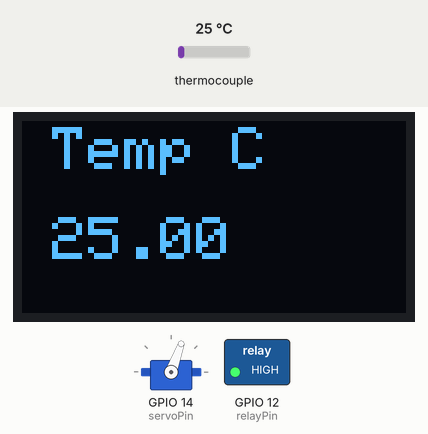
Recording of a sketch running on a simulated ESP32. On the bench: 128×64 one-colour display, servo, switched loads named in the sketch (green lamp = pin HIGH). The test bench sets the inputs (shaded band); at power-on: thermocouple 25 °C. WiFi joins after 1.5 s; servers stay silent unless stated; what the sketch prints to the serial monitor is not drawn.

Above: at 4.2 s.
4.3 s: thermocouple set to 116 °C
10.3 s: thermocouple set to 125 °C
At 14.7 s:
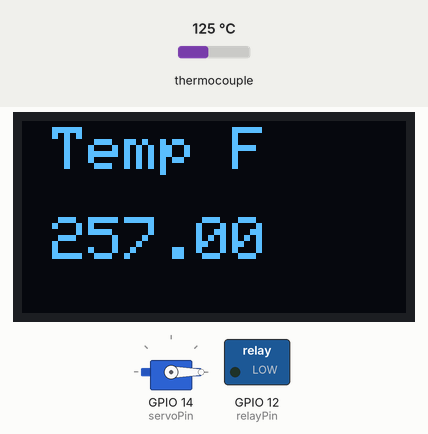
16.3 s: thermocouple set to 103 °C
At 21.0 s:
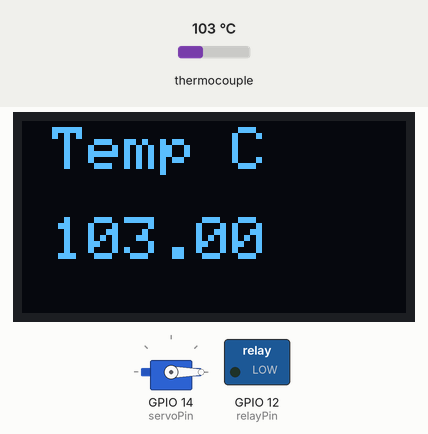
21.4 s: thermocouple set to 95 °C
At 24.7 s:
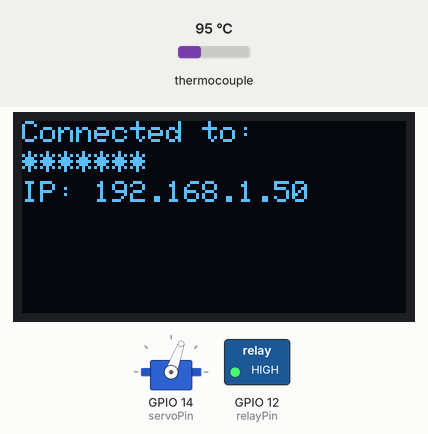
Timing chart, 0 to 26.2 s (numbered marks = the images above; inputs shaded):
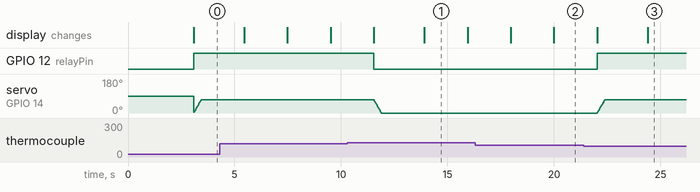

Measured:
- the behaviour switches between 120 and 121 °C on thermocouple (found by bisection; images 0 and 1)
- the behaviour switches between 101 and 100 °C on thermocouple (found by bisection; images 2 and 3)
- after the input at 10.3 s, GPIO 12 (relayPin): HIGH → LOW after 1.2 s; servo on GPIO 14 (servoPin): moves from 70° to 0° over 0.34 s, starting after 1.3 s
- after the input at 21.4 s, GPIO 12 (relayPin): LOW → HIGH after 0.63 s; servo on GPIO 14 (servoPin): moves from 0° to 70° over 0.34 s, starting after 0.64 s
- what the display in image 1 shows lasts 2.0 s, from 13.9 s to 15.9 s

The sketch:

smokerBellows.ino
```cpp
#include <Wire.h>
#include <max6675.h>
#include <WiFi.h>
#include <ESP32Servo.h>
#include <Adafruit_GFX.h>
#include <Adafruit_SSD1306.h>

// Declarations for functions defined in web_server.ino
void setupWebServer();
void loopWebServer();

extern double celsius;
extern unsigned long elapsedTime;

// OLED display settings
#define SCREEN_WIDTH 128
#define SCREEN_HEIGHT 64
#define OLED_RESET -1
#define SCREEN_ADDRESS 0x3C

#define DISPLAY_TIME 1000  // Common display duration for all modes

unsigned long previousDisplayTime = 0;
unsigned long displayDuration = DISPLAY_TIME;
int displayMode = 0; // 0: Time, 1: Celsius, 2: Fahrenheit, 3: WiFi Info
unsigned long previousWiFiCheckTime = 0;
#define WIFI_RECONNECT_INTERVAL 10000 // 10 seconds

Adafruit_SSD1306 display(SCREEN_WIDTH, SCREEN_HEIGHT, &Wire, OLED_RESET);

Servo myservo;

int pos = 0;
int servoPin = 14;
const int thermoDO = 19;
const int thermoCS = 23;
const int thermoCLK = 5;
int relayPin = 12;

MAX6675 thermocouple(thermoCLK, thermoCS, thermoDO);

bool relayOn = false;

// Multiple SSIDs and passwords. I use multiple SSID's so i can test the system on my home wifi and then use my phone as a hotspot when using the smoker.
const char* ssids[] = {"*******", "********"};
const char* passwords[] = {"******", "*******"};
const int numNetworks = sizeof(ssids) / sizeof(ssids[0]);

double celsius = 0;
unsigned long startTime;
unsigned long elapsedTime = 0;

void setup() {
  Serial.begin(9600);

  if (!display.begin(SSD1306_SWITCHCAPVCC, SCREEN_ADDRESS)) {
    Serial.println(F("SSD1306 allocation failed"));
    for (;;);
  }

  connectToWiFi();

  delay(1000);
  pinMode(relayPin, OUTPUT);

  ESP32PWM::allocateTimer(0);
  ESP32PWM::allocateTimer(1);
  ESP32PWM::allocateTimer(2);
  ESP32PWM::allocateTimer(3);
  myservo.setPeriodHertz(50); // Set servo frequency
  myservo.attach(servoPin, 1000, 2400); // Attach servo with min and max pulse widths

  startTime = millis(); // initialize the start time

  setupWebServer();
}

void loop() {
  unsigned long currentMillis = millis();
  elapsedTime = currentMillis - startTime;

  // Reconnect to WiFi if disconnected
  if (WiFi.status() != WL_CONNECTED && currentMillis - previousWiFiCheckTime >= WIFI_RECONNECT_INTERVAL) {
    Serial.println("WiFi disconnected. Attempting reconnection...");
    previousWiFiCheckTime = currentMillis;
    connectToWiFi();
  }

  if (currentMillis - previousDisplayTime >= displayDuration) {
    previousDisplayTime = currentMillis;
    displayMode = (displayMode + 1) % 4; // Cycle through modes: 0 -> 1 -> 2 -> 3 -> 0

    switch (displayMode) {
      case 0:
        displayDuration = DISPLAY_TIME;
        displayTime();
        break;
      case 1:
        displayDuration = DISPLAY_TIME;
        displayCelsius();
        break;
      case 2:
        displayDuration = DISPLAY_TIME;
        displayFahrenheit();
        break;
      case 3:
        displayDuration = DISPLAY_TIME;
        displayWiFiInfo();
        break;
    }
  }

  controlRelayAndServo();
  loopWebServer();
  delay(2000);
}

void displayTime() {
  display.clearDisplay();
  display.setTextSize(3);
  display.setTextColor(SSD1306_WHITE);
  display.setCursor(10, 2);
  display.print("Timer");

  // Calculate hours, minutes, and seconds
  unsigned long hours = elapsedTime / (60 * 60 * 1000);
  unsigned long minutes = (elapsedTime / (60 * 1000)) % 60;

  // Print hours, minutes, and seconds
  display.setCursor(10, 32);
  if (hours < 10) {
    display.print("0");
  }
  display.print(hours);
  display.print(":");
  if (minutes < 10) {
    display.print("0");
  }
  display.print(minutes);

  display.display();
}

void displayCelsius() {
  celsius = thermocouple.readCelsius();
  if (!isnan(celsius)) {
    Serial.print("Celsius: ");
    Serial.println(celsius);

    display.clearDisplay();
    display.setTextSize(2);
    display.setTextColor(SSD1306_WHITE);
    display.setCursor(10, 2);
    display.print("Temp C");
    display.setCursor(10, 32);
    display.print(celsius);

    display.display();
  } else {
    Serial.println("Error reading temperature. Check wiring and sensor.");
  }
}

void displayFahrenheit() {
  double fahrenheit = celsius * 9.0 / 5.0 + 32.0;
  if (!isnan(fahrenheit)) {
    Serial.print("Fahrenheit: ");
    Serial.println(fahrenheit);

    display.clearDisplay();
    display.setTextSize(2);
    display.setTextColor(SSD1306_WHITE);
    display.setCursor(10, 2);
    display.print("Temp F");
    display.setCursor(10, 32);
    display.print(fahrenheit);

    display.display();
  } else {
    Serial.println("Error reading temperature. Check wiring and sensor.");
  }
}

void displayWiFiInfo() {
  display.clearDisplay();
  display.setTextSize(1);
  display.setTextColor(SSD1306_WHITE);
  display.setCursor(0, 0);

  if (WiFi.status() == WL_CONNECTED) {
    display.print("Connected to: ");
    display.setCursor(0, 10);
    display.print(WiFi.SSID());
    display.setCursor(0, 20);
    display.print("IP: ");
    display.print(WiFi.localIP());
  } else {
    display.print("Not connected to WiFi");
  }

  display.display();
}

void connectToWiFi() {
  Serial.println("Connecting to WiFi");

  for (int i = 0; i < numNetworks; i++) {
    WiFi.begin(ssids[i], passwords[i]);

    int attempts = 0;
    while (WiFi.status() != WL_CONNECTED && attempts < 20) {
      delay(1000);
      Serial.println(String("Connecting to ") + ssids[i] + "...");
      attempts++;
    }

    if (WiFi.status() == WL_CONNECTED) {
      Serial.println(String("Connected to ") + ssids[i]);
      Serial.print("Local IP address: ");
      Serial.println(WiFi.localIP());
      return; // Exit the function once connected
    } else {
      Serial.println(String("Failed to connect to ") + ssids[i]);
    }
  }

  Serial.println("Failed to connect to any Wi-Fi network. Check credentials and try again.");
}

void controlRelayAndServo() {
  celsius = thermocouple.readCelsius();
  if (!isnan(celsius)) {
    if (celsius <= 100 && !relayOn) {
      digitalWrite(relayPin, HIGH);
      relayOn = true;

      // Move servo to 70 degrees
      for (pos = 0; pos <= 70; pos += 1) {
        myservo.write(pos);
        delay(5);
      }
    } else if (celsius > 120 && relayOn) {
      digitalWrite(relayPin, LOW);
      relayOn = false;

      // Move servo back to 0 degrees
      for (pos = 70; pos >= 0; pos -= 1) {
        myservo.write(pos);
        delay(5);
      }
    }
  } else {
    Serial.println("Error reading temperature for relay/servo. Check wiring and sensor.");
  }
}
```

web_server.ino
```cpp
// include this sketch in a seperate tab in your smokerBelows.ino sketch

#include <WebServer.h>

// Variables defined in main_sketch.ino
extern double celsius;
extern unsigned long elapsedTime;

// Web server instance
WebServer server(80);

void setupWebServer() {
  server.on("/", handleRoot);
  server.on("/temp", handleTemp);
  server.begin();
  Serial.println("HTTP server started");
}

void handleRoot() {
  char buffer[2048];
  double fahrenheit = celsius * 9.0 / 5.0 + 32.0;
  snprintf(buffer, sizeof(buffer),
    "<!DOCTYPE html>"
    "<html lang=\"en\">"
    "<head>"
    "<meta charset=\"UTF-8\">"
    "<meta name=\"viewport\" content=\"width=device-width, initial-scale=1.0\">"
    "<style>"
    "body { background-color: #875856; }"
    ".header { display: grid; justify-content: center; align-content: center; }"
    "p { font-weight: bold; }"
    ".time, .temp { display: grid; font-size: 25px; background-color: antiquewhite; "
    "padding: 20px; border-radius: 10px; }"
    "</style>"
    "<title>ESP32 Temperature and Time</title>"
    "</head>"
    "<body class=\"header\">"
    "<div>"
    "<h1>ESP32 Temperature and Time</h1>"
    "<p class=\"temp\">Temperature: %.2f &#8451;</p>"
    "<p class=\"temp\">Temperature: %.2f &#8457;</p>"
    "<p class=\"time\">Time: %02lu:%02lu</p>"
    "</div>"
    "</body>"
    "</html>",
    celsius, fahrenheit, (elapsedTime / (60 * 60 * 1000)), (elapsedTime / (60 * 1000)) % 60);

  server.send(200, "text/html", buffer);
}

void handleTemp() {
  char buffer[64];
  double fahrenheit = celsius * 9.0 / 5.0 + 32.0;
  snprintf(buffer, sizeof(buffer), "Celsius: %.2f, Fahrenheit: %.2f", celsius, fahrenheit);
  server.send(200, "text/plain", buffer);
}

void loopWebServer() {
  server.handleClient();
}
```
